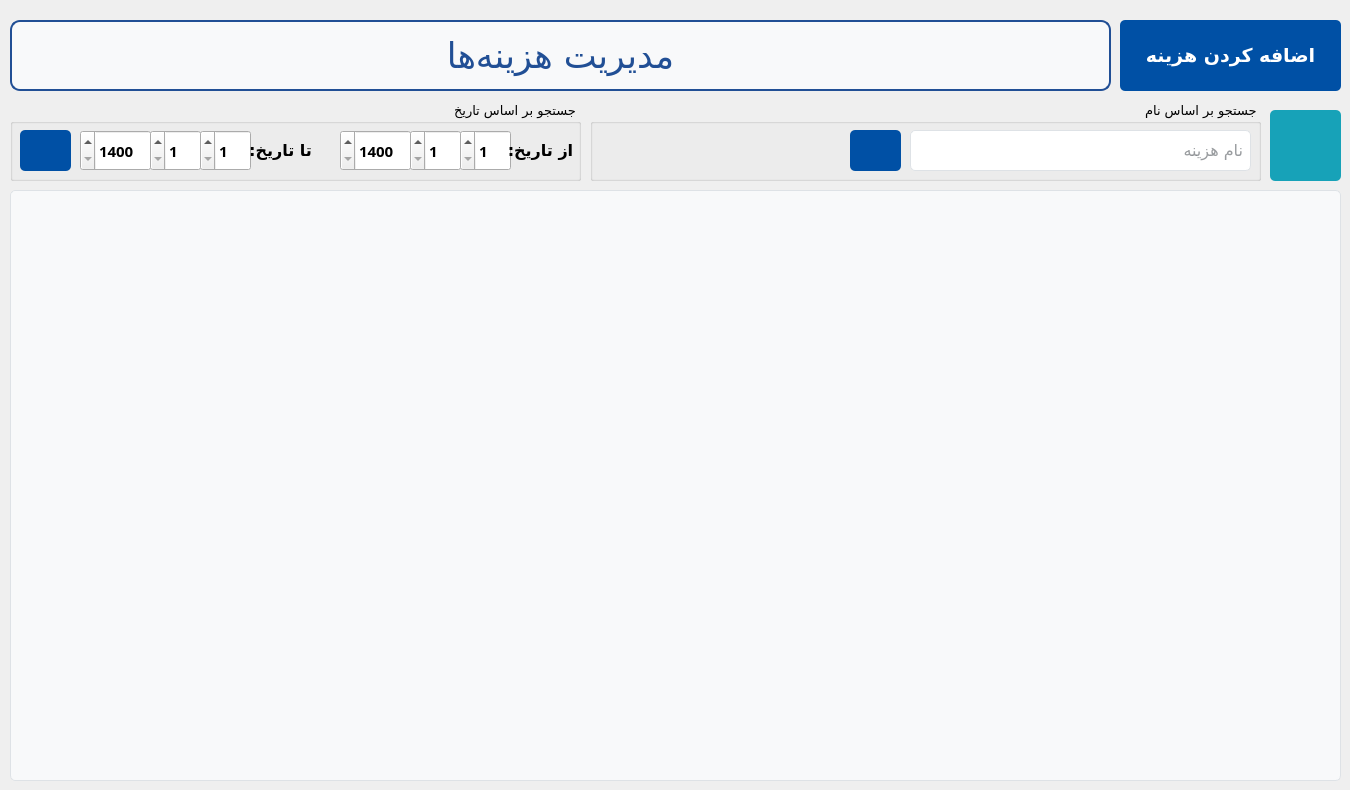
    <widget class="QWidget" name="tab_2">
     <attribute name="icon">
      <iconset resource="../../../../../Resources/resource.qrc">
       <normaloff>:/icons/money-bag.png</normaloff>:/icons/money-bag.png</iconset>
     </attribute>
     <attribute name="title">
      <string>هزینه‌ها</string>
     </attribute>
     <widget class="QPushButton" name="addExpense_btn">
      <property name="geometry">
       <rect>
        <x>1120</x>
        <y>20</y>
        <width>221</width>
        <height>71</height>
       </rect>
      </property>
      <property name="font">
       <font>
        <family>Vazirmatn</family>
        <pointsize>14</pointsize>
        <weight>75</weight>
        <bold>true</bold>
        <underline>false</underline>
        <strikeout>false</strikeout>
       </font>
      </property>
      <property name="styleSheet">
       <string notr="true">QPushButton {
    background-color: #0050a5; /* Bootstrap primary blue */
    color: white; /* White text */
    border: none;
    border-radius: 5px; /* Rounded corners */
    padding: 10px 20px; /* Padding */
    text-align: center;
    text-decoration: none;
}

QPushButton:hover {
    background-color: #0056b3; /* Darker blue on hover */
}

QPushButton:pressed {
    background-color: #004085; /* Even darker blue on press */
}
</string>
      </property>
      <property name="text">
       <string>اضافه کردن هزینه</string>
      </property>
      <property name="icon">
       <iconset resource="../../../../../Resources/resource.qrc">
        <normaloff>:/icons/plus.png</normaloff>:/icons/plus.png</iconset>
      </property>
      <property name="iconSize">
       <size>
        <width>30</width>
        <height>30</height>
       </size>
      </property>
     </widget>
     <widget class="QGroupBox" name="groupBox_10">
      <property name="geometry">
       <rect>
        <x>590</x>
        <y>100</y>
        <width>671</width>
        <height>81</height>
       </rect>
      </property>
      <property name="font">
       <font>
        <family>Vazirmatn Black</family>
        <pointsize>10</pointsize>
       </font>
      </property>
      <property name="layoutDirection">
       <enum>Qt::RightToLeft</enum>
      </property>
      <property name="title">
       <string>جستجو بر اساس نام</string>
      </property>
      <property name="alignment">
       <set>Qt::AlignLeading|Qt::AlignLeft|Qt::AlignVCenter</set>
      </property>
      <widget class="QLineEdit" name="expenseName_txtbox">
       <property name="geometry">
        <rect>
         <x>320</x>
         <y>30</y>
         <width>341</width>
         <height>41</height>
        </rect>
       </property>
       <property name="font">
        <font>
         <family>Vazirmatn</family>
         <pointsize>12</pointsize>
        </font>
       </property>
       <property name="layoutDirection">
        <enum>Qt::RightToLeft</enum>
       </property>
       <property name="styleSheet">
        <string notr="true">/* Basic LineEdit styling */
QLineEdit {
    background-color: #ffffff; /* White background */
    border: 1px solid #dee2e6; /* Light grey border */
    border-radius: 5px; /* Rounded corners */
    color: #343a40; /* Dark grey text color */
    outline: none; /* Remove default outline */
	padding: 5px 5px;
}

/* Hover effect */
QLineEdit:hover {
    border: 1px solid #007bff; /* Blue border on hover */
}

/* Focus effect */
QLineEdit:focus {
    border: 1px solid #007bff; /* Blue border on focus */
}

/* Disabled state */
QLineEdit:disabled {
    background-color: #e9ecef; /* Light grey background when disabled */
    color: #6c757d; /* Grey text color when disabled */
}

</string>
       </property>
       <property name="locale">
        <locale language="Persian" country="Iran"/>
       </property>
       <property name="text">
        <string/>
       </property>
       <property name="placeholderText">
        <string>نام هزینه</string>
       </property>
      </widget>
      <widget class="QPushButton" name="searchExpenseByName_btn">
       <property name="geometry">
        <rect>
         <x>260</x>
         <y>30</y>
         <width>51</width>
         <height>41</height>
        </rect>
       </property>
       <property name="font">
        <font>
         <family>Vazirmatn</family>
         <pointsize>12</pointsize>
         <weight>75</weight>
         <bold>true</bold>
        </font>
       </property>
       <property name="styleSheet">
        <string notr="true">QPushButton {
    background-color: #0050a5; /* Bootstrap primary blue */
    color: white; /* White text */
    border: none;
    border-radius: 5px; /* Rounded corners */
    text-align: center;
    text-decoration: none;
}

QPushButton:hover {
    background-color: #0056b3; /* Darker blue on hover */
}

QPushButton:pressed {
    background-color: #004085; /* Even darker blue on press */
}
</string>
       </property>
       <property name="text">
        <string/>
       </property>
       <property name="icon">
        <iconset resource="../../../../../Resources/resource.qrc">
         <normaloff>:/icons/magnifying-glass.png</normaloff>:/icons/magnifying-glass.png</iconset>
       </property>
       <property name="iconSize">
        <size>
         <width>20</width>
         <height>20</height>
        </size>
       </property>
      </widget>
     </widget>
     <widget class="QGroupBox" name="groupBox_9">
      <property name="geometry">
       <rect>
        <x>10</x>
        <y>100</y>
        <width>571</width>
        <height>81</height>
       </rect>
      </property>
      <property name="font">
       <font>
        <family>Vazirmatn Black</family>
        <pointsize>10</pointsize>
       </font>
      </property>
      <property name="layoutDirection">
       <enum>Qt::RightToLeft</enum>
      </property>
      <property name="title">
       <string>جستجو بر اساس تاریخ</string>
      </property>
      <property name="alignment">
       <set>Qt::AlignLeading|Qt::AlignLeft|Qt::AlignVCenter</set>
      </property>
      <widget class="QSpinBox" name="fromDay_spnbox">
       <property name="geometry">
        <rect>
         <x>450</x>
         <y>30</y>
         <width>51</width>
         <height>41</height>
        </rect>
       </property>
       <property name="font">
        <font>
         <pointsize>11</pointsize>
         <weight>75</weight>
         <bold>true</bold>
        </font>
       </property>
       <property name="minimum">
        <number>1</number>
       </property>
       <property name="maximum">
        <number>31</number>
       </property>
      </widget>
      <widget class="QSpinBox" name="fromMonth_spnbox">
       <property name="geometry">
        <rect>
         <x>400</x>
         <y>30</y>
         <width>51</width>
         <height>41</height>
        </rect>
       </property>
       <property name="font">
        <font>
         <pointsize>11</pointsize>
         <weight>75</weight>
         <bold>true</bold>
        </font>
       </property>
       <property name="minimum">
        <number>1</number>
       </property>
       <property name="maximum">
        <number>12</number>
       </property>
      </widget>
      <widget class="QSpinBox" name="fromYear_spnbox">
       <property name="geometry">
        <rect>
         <x>330</x>
         <y>30</y>
         <width>71</width>
         <height>41</height>
        </rect>
       </property>
       <property name="font">
        <font>
         <pointsize>11</pointsize>
         <weight>75</weight>
         <bold>true</bold>
        </font>
       </property>
       <property name="minimum">
        <number>1400</number>
       </property>
       <property name="maximum">
        <number>1500</number>
       </property>
      </widget>
      <widget class="QPushButton" name="searchExpenseByDate_btn">
       <property name="geometry">
        <rect>
         <x>10</x>
         <y>30</y>
         <width>51</width>
         <height>41</height>
        </rect>
       </property>
       <property name="font">
        <font>
         <family>Vazirmatn</family>
         <pointsize>12</pointsize>
         <weight>75</weight>
         <bold>true</bold>
        </font>
       </property>
       <property name="styleSheet">
        <string notr="true">QPushButton {
    background-color: #0050a5; /* Bootstrap primary blue */
    color: white; /* White text */
    border: none;
    border-radius: 5px; /* Rounded corners */
    text-align: center;
    text-decoration: none;
}

QPushButton:hover {
    background-color: #0056b3; /* Darker blue on hover */
}

QPushButton:pressed {
    background-color: #004085; /* Even darker blue on press */
}
</string>
       </property>
       <property name="text">
        <string/>
       </property>
       <property name="icon">
        <iconset resource="../../../../../Resources/resource.qrc">
         <normaloff>:/icons/magnifying-glass.png</normaloff>:/icons/magnifying-glass.png</iconset>
       </property>
       <property name="iconSize">
        <size>
         <width>20</width>
         <height>20</height>
        </size>
       </property>
      </widget>
      <widget class="QSpinBox" name="toYear_spnbox">
       <property name="geometry">
        <rect>
         <x>70</x>
         <y>30</y>
         <width>71</width>
         <height>41</height>
        </rect>
       </property>
       <property name="font">
        <font>
         <pointsize>11</pointsize>
         <weight>75</weight>
         <bold>true</bold>
        </font>
       </property>
       <property name="minimum">
        <number>1400</number>
       </property>
       <property name="maximum">
        <number>1500</number>
       </property>
      </widget>
      <widget class="QSpinBox" name="toDay_spnbox">
       <property name="geometry">
        <rect>
         <x>190</x>
         <y>30</y>
         <width>51</width>
         <height>41</height>
        </rect>
       </property>
       <property name="font">
        <font>
         <pointsize>11</pointsize>
         <weight>75</weight>
         <bold>true</bold>
        </font>
       </property>
       <property name="minimum">
        <number>1</number>
       </property>
       <property name="maximum">
        <number>31</number>
       </property>
      </widget>
      <widget class="QSpinBox" name="toMonth_spnbox">
       <property name="geometry">
        <rect>
         <x>140</x>
         <y>30</y>
         <width>51</width>
         <height>41</height>
        </rect>
       </property>
       <property name="font">
        <font>
         <pointsize>11</pointsize>
         <weight>75</weight>
         <bold>true</bold>
        </font>
       </property>
       <property name="minimum">
        <number>1</number>
       </property>
       <property name="maximum">
        <number>12</number>
       </property>
      </widget>
      <widget class="QLabel" name="label_14">
       <property name="geometry">
        <rect>
         <x>490</x>
         <y>30</y>
         <width>81</width>
         <height>41</height>
        </rect>
       </property>
       <property name="font">
        <font>
         <pointsize>12</pointsize>
         <weight>75</weight>
         <bold>true</bold>
        </font>
       </property>
       <property name="text">
        <string>از تاریخ:</string>
       </property>
       <property name="alignment">
        <set>Qt::AlignCenter</set>
       </property>
      </widget>
      <widget class="QLabel" name="label_15">
       <property name="geometry">
        <rect>
         <x>230</x>
         <y>30</y>
         <width>81</width>
         <height>41</height>
        </rect>
       </property>
       <property name="font">
        <font>
         <pointsize>12</pointsize>
         <weight>75</weight>
         <bold>true</bold>
        </font>
       </property>
       <property name="text">
        <string>تا تاریخ:</string>
       </property>
       <property name="alignment">
        <set>Qt::AlignCenter</set>
       </property>
      </widget>
     </widget>
     <widget class="QListWidget" name="expense_lst">
      <property name="geometry">
       <rect>
        <x>10</x>
        <y>190</y>
        <width>1331</width>
        <height>591</height>
       </rect>
      </property>
      <property name="font">
       <font>
        <family>Vazirmatn</family>
        <pointsize>14</pointsize>
       </font>
      </property>
      <property name="layoutDirection">
       <enum>Qt::RightToLeft</enum>
      </property>
      <property name="styleSheet">
       <string notr="true">/* Basic ListWidget styling */
QListWidget {
    background-color: #f8f9fa; /* Light grey background */
    border: 1px solid #dee2e6; /* Border color */
    border-radius: 5px; /* Rounded corners */
    padding: 5px; /* Padding inside the list */
    outline: 0; /* Remove focus indicator */
}

/* Item styling */
QListWidget::item {
    padding: 10px 15px; /* Padding for each item */
    margin: 5px 0; /* Margin between items */
    background-color: #ffffff; /* White background for items */
    border-radius: 5px; /* Rounded corners for items */
    color: #343a40; /* Dark grey text color */
    outline: 0; /* Remove focus indicator */
}

/* Hover effect for items */
QListWidget::item:hover {
    background-color: #e9ecef; /* Light grey background on hover */
}

/* Selected item styling */
QListWidget::item:selected {
    background-color: #0050a5;
	color: white;
}

/* Scroll bar styling */
QScrollBar:vertical {
    background: #f8f9fa; /* Light grey background for the scroll bar */
    width: 12px; /* Width of the vertical scroll bar */
    margin: 22px 0 22px 0; /* Margin to fit the top and bottom arrows */
    border: 1px solid #dee2e6; /* Border color */
    border-radius: 5px; /* Rounded corners */
}

QScrollBar::handle:vertical {
    background: #ced4da; /* Medium grey handle */
    min-height: 20px; /* Minimum height of the handle */
    border-radius: 5px; /* Rounded corners */
}

QScrollBar::add-line:vertical,
QScrollBar::sub-line:vertical {
    background: #ced4da; /* Medium grey for arrows */
    height: 20px;
    subcontrol-origin: margin;
    subcontrol-position: top;
    border-radius: 5px; /* Rounded corners */
}

QScrollBar::add-page:vertical, QScrollBar::sub-page:vertical {
    background: none;
}
</string>
      </property>
     </widget>
     <widget class="QLabel" name="label_10">
      <property name="geometry">
       <rect>
        <x>10</x>
        <y>20</y>
        <width>1101</width>
        <height>71</height>
       </rect>
      </property>
      <property name="font">
       <font>
        <family>A Rezvan-fat</family>
        <pointsize>26</pointsize>
        <weight>50</weight>
        <bold>false</bold>
       </font>
      </property>
      <property name="layoutDirection">
       <enum>Qt::RightToLeft</enum>
      </property>
      <property name="autoFillBackground">
       <bool>false</bool>
      </property>
      <property name="styleSheet">
       <string notr="true">/* Basic styling for the company name label */
QLabel {
	color: rgb(33, 79, 149);
    
    padding: 10px; /* Padding around the text */
    border: 2px solid  rgb(33, 79, 149); /* Optional: Border with the same blue color */
    border-radius: 10px; /* Rounded corners */
    background-color: #f8f9fa; /* Light grey background to make it stand out */
    text-align: center; /* Center-align the text */
}

/* Hover effect */
QLabe:hover {
    color: #0056b3; /* Darker blue on hover */
    border-color: #0056b3; /* Match border color on hover */
}
</string>
      </property>
      <property name="text">
       <string>مدیریت هزینه‌ها</string>
      </property>
      <property name="alignment">
       <set>Qt::AlignCenter</set>
      </property>
     </widget>
     <widget class="QPushButton" name="refreshExpenseList_btn">
      <property name="geometry">
       <rect>
        <x>1270</x>
        <y>110</y>
        <width>71</width>
        <height>71</height>
       </rect>
      </property>
      <property name="font">
       <font>
        <family>Vazirmatn</family>
        <pointsize>11</pointsize>
        <weight>75</weight>
        <bold>true</bold>
        <underline>false</underline>
        <strikeout>false</strikeout>
       </font>
      </property>
      <property name="layoutDirection">
       <enum>Qt::RightToLeft</enum>
      </property>
      <property name="styleSheet">
       <string notr="true">QPushButton {
    background-color: #17a2b8; /* Bootstrap primary blue */
    color: white; /* White text */
    border: none;
    border-radius: 5px; /* Rounded corners */
    text-align: center;
    padding: 10px 20px; /* Padding */
    text-decoration: none;
}

QPushButton:hover {
background-color: rgb(17, 122, 138);

}

QPushButton:pressed {
background-color: rgb(12, 89, 99);
    
}
</string>
      </property>
      <property name="text">
       <string/>
      </property>
      <property name="icon">
       <iconset resource="../../../../../Resources/resource.qrc">
        <normaloff>:/icons/refresh-arrow.png</normaloff>:/icons/refresh-arrow.png</iconset>
      </property>
      <property name="iconSize">
       <size>
        <width>40</width>
        <height>40</height>
       </size>
      </property>
     </widget>
    </widget>
